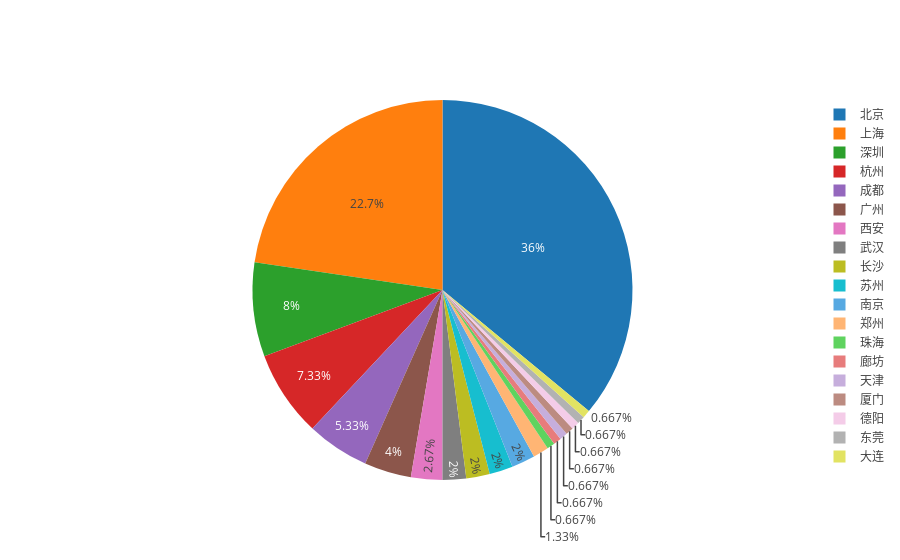

Notebook cell for this chart:
### Code cell
number_of_apps_in_category = df['loc'].value_counts().sort_values(ascending=True)

data = [go.Pie(
        labels = number_of_apps_in_category.index,
        values = number_of_apps_in_category.values,
        hoverinfo = 'label+value'
    
)]

plotly.offline.iplot(data, filename='active_category')

### Figure 1 — Plotly figure (JSON) as saved in the notebook; plotly's stock layout.template omitted (floating-point values rounded to 4 significant figures)
{"data": [{"hoverinfo": "label+value", "labels": ["珠海", "廊坊", "天津", "厦门", "德阳", "东莞", "大连", "郑州", "武汉", "长沙", "苏州", "南京", "西安", "广州", "成都", "杭州", "深圳", "上海", "北京"], "type": "pie", "uid": "d9715fe4-72f1-49d0-b994-e270c985a9d0", "values": [1, 1, 1, 1, 1, 1, 1, 2, 3, 3, 3, 3, 4, 6, 8, 11, 12, 34, 54]}], "layout": {}}
